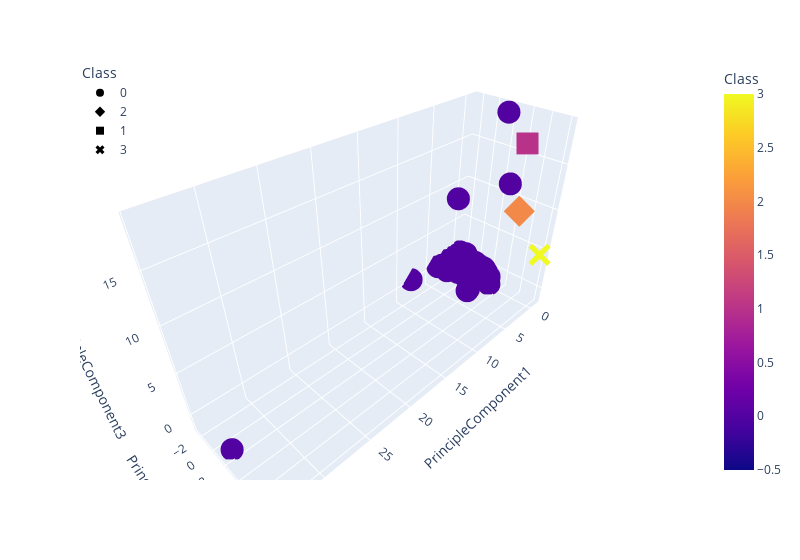

Notebook code cell kept with this figure:
### Code cell
# Creating a 3D-Scatter with the PCA data and the clusters
# YOUR CODE HERE
fig = px.scatter_3d(
    clustered_df,
    x="PrincipleComponent1",
    y="PrincipleComponent2",
    z="PrincipleComponent3",
    color="Class",
    symbol="Class",
    width=800,
    hover_name="CoinName",
    hover_data=["Algorithm"]
)
fig.update_layout(legend=dict(x=0, y=1))
fig.show()

### Figure 1 — Plotly figure (JSON) as saved in the notebook; plotly's stock layout.template omitted (floating-point values rounded to 4 significant figures; data arrays with more than 128 entries replaced by an {"elided": "..."} marker saying what was removed)
{"data": [{"customdata": {"elided": "529x1 str values"}, "hovertemplate": "<b>%{hovertext}</b><br><br>Class=%{marker.color}<br>PrincipleComponent1=%{x}<br>PrincipleComponent2=%{y}<br>PrincipleComponent3=%{z}<br>Algorithm=%{customdata[0]}<extra></extra>", "hovertext": {"elided": "529 str values"}, "legendgroup": "0", "marker": {"color": {"elided": "529 int values"}, "coloraxis": "coloraxis", "symbol": "circle"}, "mode": "markers", "name": "0", "scene": "scene", "showlegend": true, "type": "scatter3d", "x": {"elided": "529 float values"}, "y": {"elided": "529 float values"}, "z": {"elided": "529 float values"}}, {"customdata": [["Proof-of-Authority"]], "hovertemplate": "<b>%{hovertext}</b><br><br>Class=%{marker.color}<br>PrincipleComponent1=%{x}<br>PrincipleComponent2=%{y}<br>PrincipleComponent3=%{z}<br>Algorithm=%{customdata[0]}<extra></extra>", "hovertext": ["Poa Network"], "legendgroup": "2", "marker": {"color": [2], "coloraxis": "coloraxis", "symbol": "diamond"}, "mode": "markers", "name": "2", "scene": "scene", "showlegend": true, "type": "scatter3d", "x": [-0.3967], "y": [4.954], "z": [9.005]}, {"customdata": [["ECC 256K1"]], "hovertemplate": "<b>%{hovertext}</b><br><br>Class=%{marker.color}<br>PrincipleComponent1=%{x}<br>PrincipleComponent2=%{y}<br>PrincipleComponent3=%{z}<br>Algorithm=%{customdata[0]}<extra></extra>", "hovertext": ["Acute Angle Cloud"], "legendgroup": "1", "marker": {"color": [1], "coloraxis": "coloraxis", "symbol": "square"}, "mode": "markers", "name": "1", "scene": "scene", "showlegend": true, "type": "scatter3d", "x": [-0.3316], "y": [4.644], "z": [16.42]}, {"customdata": [["Leased POS"]], "hovertemplate": "<b>%{hovertext}</b><br><br>Class=%{marker.color}<br>PrincipleComponent1=%{x}<br>PrincipleComponent2=%{y}<br>PrincipleComponent3=%{z}<br>Algorithm=%{customdata[0]}<extra></extra>", "hovertext": ["Waves"], "legendgroup": "3", "marker": {"color": [3], "coloraxis": "coloraxis", "symbol": "x"}, "mode": "markers", "name": "3", "scene": "scene", "showlegend": true, "type": "scatter3d", "x": [-0.3128], "y": [8.234], "z": [5.005]}], "layout": {"coloraxis": {"colorbar": {"title": {"text": "Class"}}, "colorscale": [[0, "#0d0887"], [0.1111, "#46039f"], [0.2222, "#7201a8"], [0.3333, "#9c179e"], [0.4444, "#bd3786"], [0.5556, "#d8576b"], [0.6667, "#ed7953"], [0.7778, "#fb9f3a"], [0.8889, "#fdca26"], [1, "#f0f921"]]}, "legend": {"title": {"text": "Class"}, "tracegroupgap": 0, "x": 0, "y": 1}, "margin": {"t": 60}, "scene": {"domain": {"x": [0, 1], "y": [0, 1]}, "xaxis": {"title": {"text": "PrincipleComponent1"}}, "yaxis": {"title": {"text": "PrincipleComponent2"}}, "zaxis": {"title": {"text": "PrincipleComponent3"}}}, "width": 800}}
